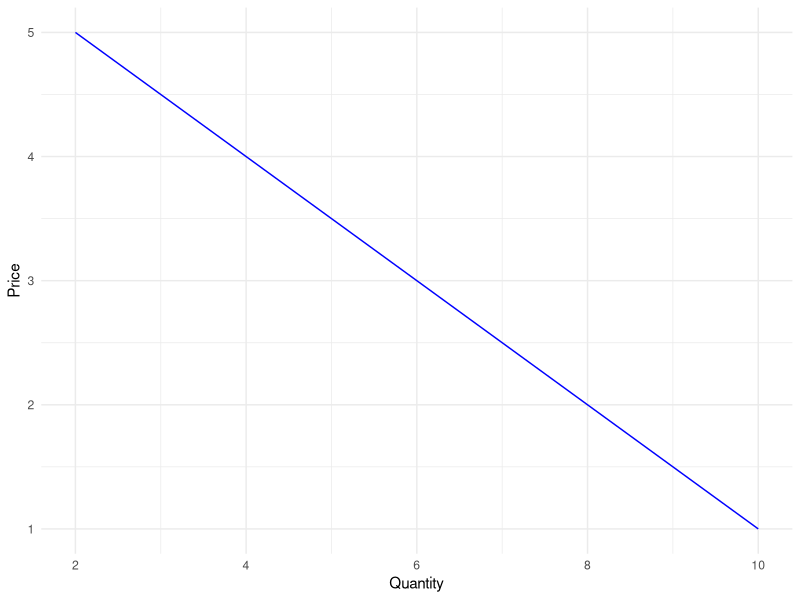
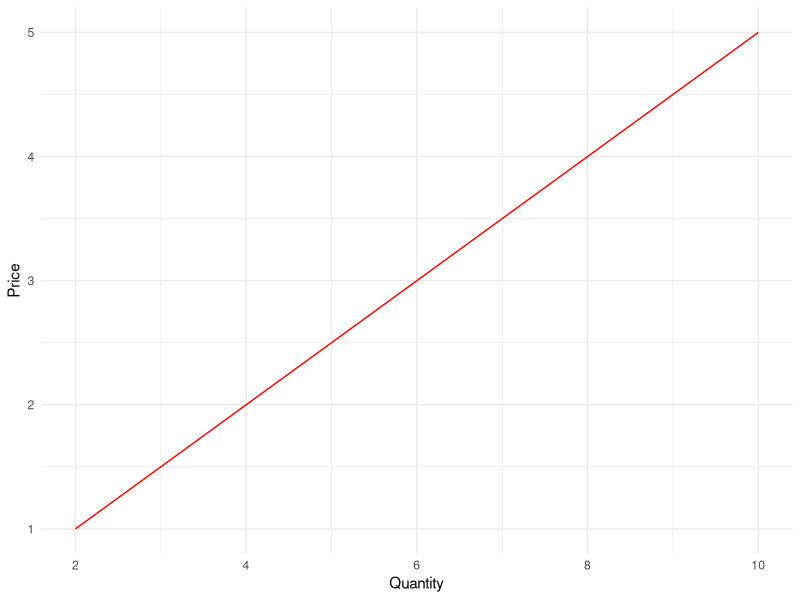
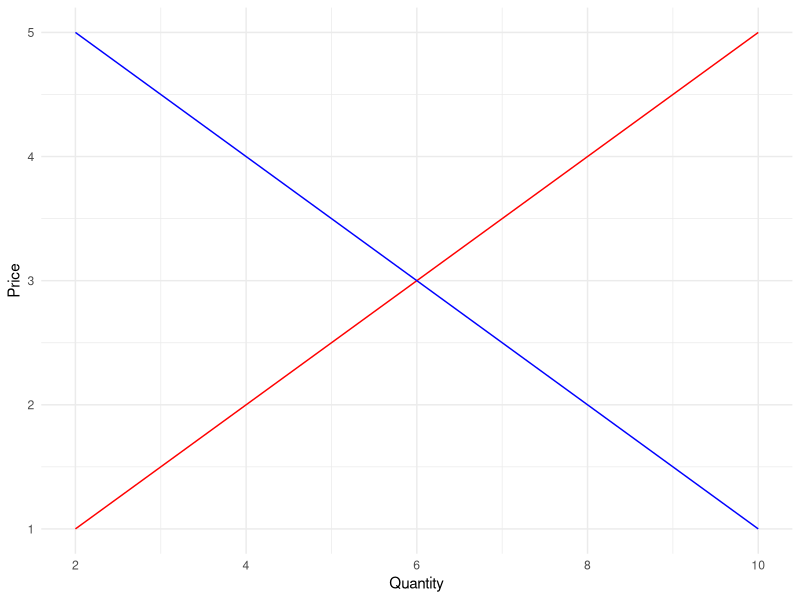

The R source for these figures, in order:
## ---- chunk 1
library(ggplot2)

# Create data for demand and supply curves
price <- c(1, 2, 3, 4, 5)
quantity_demanded <- c(10, 8, 6, 4, 2)
quantity_supplied <- c(2, 4, 6, 8, 10)

df <- data.frame(price, quantity_demanded, quantity_supplied)

# Create demand and supply curve plot
demand_plot <- ggplot(df, aes(x = quantity_demanded, y = price)) +
  geom_line(color = "blue") +
  labs(x = "Quantity", y = "Price") +
  theme_minimal() 

print(demand_plot)
## ---- chunk 2
library(ggplot2)

# Create data for demand and supply curves
price <- c(1, 2, 3, 4, 5)
quantity_demanded <- c(10, 8, 6, 4, 2)
quantity_supplied <- c(2, 4, 6, 8, 10)

df <- data.frame(price, quantity_demanded, quantity_supplied)

# Create demand and supply curve plot
supply_plot <- ggplot(df, aes(x = quantity_supplied, y = price)) +
  geom_line(color = "red") +
  labs(x = "Quantity", y = "Price") +
  theme_minimal() 
print(supply_plot)
## ---- chunk 3
library(ggplot2)

# Create data for demand and supply curves
price <- c(1, 2, 3, 4, 5)
quantity_demanded <- c(10, 8, 6, 4, 2)
quantity_supplied <- c(2, 4, 6, 8, 10)

df <- data.frame(price, quantity_demanded, quantity_supplied)

# Create demand and supply curve plot
supply_plot <- ggplot(df, aes(x = quantity_supplied, y = price)) +
  geom_line(color = "red") +
  geom_line(aes(x = quantity_demanded, y = price), color = "blue") + 
  labs(x = "Quantity", y = "Price") +
  theme_minimal() 

print(supply_plot)
